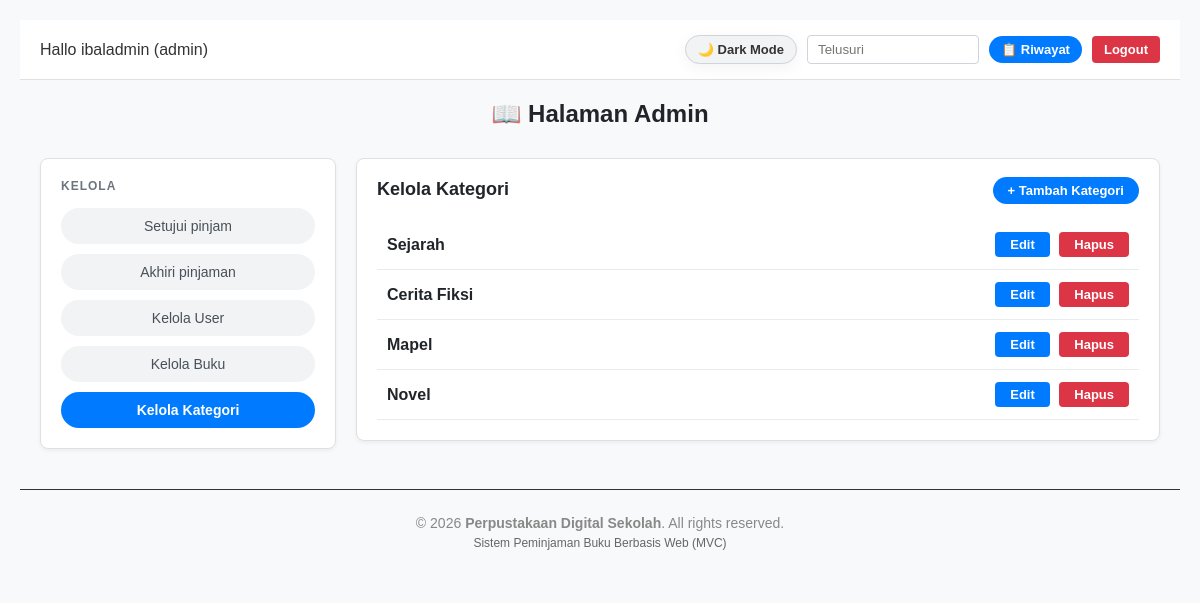
The app's page /index.php?page=admin&action=kelolaKategori (signed in) with its own data.
### tables this page shows
CREATE TABLE `kategori` (
  `id_kategori` int(11) NOT NULL,
  `nama_kategori` varchar(100) NOT NULL
);

### controllers/AdminController.php (called while the page is built, shortened)
<?php
require_once 'models/KategoriModel.php';
class AdminController {
    private $kategoriModel;
    public function __construct() {
        $database = new Database();
        $this->db = $database->getConnection();
        $this->kategoriModel = new KategoriModel($this->db);
    }
public function kelolaKategori() {
    $kategoriList = $this->kategoriModel->getAllKategori();
    require_once 'views/admin/kelola_kategori.php';
}
}

### config/Database.php (called while the page is built, shortened)
<?php
class Database {
    private $host = "localhost";
    private $user = "root";
    private $pass = "";
    private $dbname = "db_peminjamanbuku2";
    public function getConnection() {
        $this->conn = null;
        try {
            $this->conn = new PDO("mysql:host=" . $this->host . ";dbname=" . $this->dbname, $this->user, $this->pass);
            $this->conn->setAttribute(PDO::ATTR_ERRMODE, PDO::ERRMODE_EXCEPTION);
        } catch(PDOException $exception) {
            echo "Connection error: " . $exception->getMessage();
        }
        return $this->conn;
    }
}

### models/KategoriModel.php (called while the page is built, shortened)
<?php
class KategoriModel {
    private $conn;
    private $table = 'kategori';
    public function __construct($db) {
        $this->conn = $db;
    }
    public function getAllKategori() {
        $query = "SELECT * FROM " . $this->table . " ORDER BY id_kategori DESC";
        $stmt = $this->conn->prepare($query);
        $stmt->execute();
        return $stmt->fetchAll(PDO::FETCH_ASSOC);
    }
}

### views/admin/kelola_kategori.php (the view, shortened to what this page needs)
<?php include 'views/layout/header.php'; ?>
<div class="header-bar" style="display: flex; justify-content: space-between; align-items: center; padding: 15px 20px; background: var(--bg-header); border-bottom: 1px solid var(--border-color); margin-bottom: 20px;">
    <div style="font-weight: 500; color: var(--text-main);">Hallo <?= htmlspecialchars($_SESSION['user']['nama']); ?> (admin)</div>
    <div style="display: flex; align-items: center; gap: 10px;">
        <button id="themeToggle" class="theme-toggle-btn" onclick="toggleTheme()">🌙 Dark Mode</button>
        <form method="GET" action="index.php" style="display:inline;">
            <input type="text" name="search" placeholder="Telusuri" value="<?= htmlspecialchars($_GET['search'] ?? ''); ?>" style="width:150px;">
        </form>
        <a href="index.php?page=admin&action=riwayatPinjam" class="btn btn-blue" style="border-radius: 15px; font-size: 13px; padding: 6px 12px; text-decoration: none;">📋 Riwayat</a>
        <a href="index.php?page=logout" class="btn btn-red" style="padding: 6px 12px; border-radius: 4px; font-size: 13px;">Logout</a>
    </div>
</div>
<h2 style="text-align:center; margin-bottom: 30px; color: var(--text-heading);">📖 Halaman Admin</h2>
<div style="display: flex; gap: 20px; align-items: flex-start; padding: 0 20px;">
    <div class="card" style="flex: 1; min-width: 200px; padding: 20px; box-sizing: border-box;">
        <p style="color: var(--text-muted); margin-top: 0; margin-bottom: 15px; font-size: 12px; letter-spacing: 1px; text-transform: uppercase; font-weight: bold;">Kelola</p>
        <div class="sidebar-menu">
            <a href="index.php?page=admin&action=dashboard" class="btn-sidebar">Setujui pinjam</a>
            <a href="index.php?page=admin&action=akhiriPinjaman" class="btn-sidebar">Akhiri pinjaman</a>
            <a href="index.php?page=admin&action=kelolaUser" class="btn-sidebar">Kelola User</a>
            <a href="index.php?page=admin&action=kelolaBuku" class="btn-sidebar">Kelola Buku</a>
            <a href="index.php?page=admin&action=kelolaKategori" class="btn-sidebar active">Kelola Kategori</a>
        </div>
    </div>
    <div class="card" style="flex: 3; padding: 20px; box-sizing: border-box;">
        <div style="display: flex; justify-content: space-between; align-items: center; margin-bottom: 20px;">
            <div>
                <h3 style="margin: 0; font-size: 18px; text-transform: capitalize; color: var(--text-heading);">Kelola Kategori</h3>
            </div>
            <div>
                <a href="#" onclick="openModalTambah()" class="btn btn-blue" style="border-radius: 15px; font-size: 13px; padding: 6px 15px; text-decoration: none;">+ Tambah Kategori</a>
            </div>
        </div>
        <div class="table-container">
            <table style="width: 100%; border-collapse: collapse;">
                <tbody>
                    <?php if (!empty($kategoriList)): ?>
                        <?php foreach ($kategoriList as $k): ?>
                        <tr style="border-bottom: 1px solid var(--table-border);">
                            <td style="padding: 12px 10px; font-weight: bold; color: var(--text-heading);">
                                <?= htmlspecialchars($k['nama_kategori']); ?>
                            </td>
                            <td style="padding: 12px 10px; text-align: right;">
                                <button type="button" class="btn-action btn-edit" onclick="openModalEdit(<?= $k['id_kategori']; ?>, '<?= htmlspecialchars($k['nama_kategori'], ENT_QUOTES); ?>')">Edit</button>
                                <a href="index.php?page=admin&action=hapusKategori&id=<?= $k['id_kategori']; ?>" class="btn-action btn-delete" onclick="return confirm('Hapus kategori ini? Buku yang terhubung mungkin akan kehilangan referensi kategori.');">Hapus</a>
                            </td>
                        </tr>
                        <?php endforeach; ?>
                    <?php else: ?>
                        <tr>
                            <td colspan="2" style="text-align: center; color: var(--text-muted); padding: 25px;">Belum ada data kategori.</td>
                        </tr>
                    <?php endif; ?>
                </tbody>
            </table>
        </div>
    </div>
</div>
<?php include 'views/layout/footer.php'; ?>

### views/layout/header.php (style rules this page uses)
body { background-color: #1a1a1a; color: #ffffff; font-family: 'Segoe UI', Tahoma, Geneva, Verdana, sans-serif; margin: 0; padding: 20px; }
:root { --bg-body: #f8f9fa; --bg-card: #ffffff; --bg-header: #ffffff; --text-main: #333333; --text-muted: #6c757d; --border-color: #e0e0e0; --input-bg: #ffffff; --input-border: #ced4da; --input-text: #495057; --input-placeholder: #adb5bd; --table-border: #e9ecef; --table-header-color: #495057; --cover-placeholder-bg: #e9ecef; --btn-nav-bg: #e9ecef; --btn-nav-text: #495057; --btn-nav-hover: #dee2e6; --btn-blue-bg: #007bff; --btn-blue-hover: #0056b3; --shadow: 0 4px 15px rgba(0, 0, 0, 0.05); }
body { background-color: var(--bg-body); color: var(--text-main); font-family: Arial, sans-serif; margin: 0; transition: background-color 0.3s, color 0.3s; }
.card { background-color: var(--bg-card); border: 1px solid var(--border-color); border-radius: 20px; box-shadow: var(--shadow); padding: 20px; box-sizing: border-box; transition: background-color 0.3s, border-color 0.3s; }
.header-bar { display: flex; justify-content: space-between; align-items: center; padding: 15px 20px; background: var(--bg-header); border-bottom: 1px solid var(--border-color); margin-bottom: 20px; transition: background-color 0.3s, border-color 0.3s; }
.btn-blue { background-color: var(--btn-blue-bg); color: white; border: none; padding: 6px 18px; border-radius: 15px; text-decoration: none; font-size: 13px; font-weight: bold; cursor: pointer; transition: opacity 0.2s; }
.btn-red { background-color: #dc3545; color: white; border: none; padding: 6px 14px; border-radius: 15px; text-decoration: none; font-size: 13px; font-weight: bold; display: inline-flex; align-items: center; cursor: pointer; transition: opacity 0.2s; }
.theme-toggle-btn { background-color: var(--bg-card); color: var(--text-main); border: 1px solid var(--border-color); padding: 6px 12px; border-radius: 15px; cursor: pointer; font-size: 13px; font-weight: bold; box-shadow: var(--shadow); transition: background-color 0.2s; }

### views/admin/kelola_kategori.php (style rules this page uses)
:root { --bg-body: #f8f9fa; --bg-card: #ffffff; --bg-header: #ffffff; --text-main: #333333; --text-muted: #6c757d; --text-heading: #212529; --border-color: #e0e0e0; --input-bg: #ffffff; --input-border: #ced4da; --input-text: #495057; --sidebar-bg: #f1f3f5; --sidebar-hover: #e2e6ea; --sidebar-text: #495057; --sidebar-active-bg: #007bff; --sidebar-active-text: #ffffff; --table-border: #e9ecef; --modal-bg: #ffffff; --badge-count-bg: #6c757d; --badge-count-text: #fff; }
body { background-color: var(--bg-body); color: var(--text-main); transition: background-color 0.3s, color 0.3s; }
.card { background-color: var(--bg-card); border: 1px solid var(--border-color); border-radius: 8px; box-shadow: 0 2px 4px rgba(0, 0, 0, 0.05); }
.input-dark, input[type="text"] { background-color: var(--input-bg); border: 1px solid var(--input-border); color: var(--input-text); padding: 6px 10px; border-radius: 4px; }
.btn-blue { background-color: #007bff; color: white; border: none; }
.btn-red { background-color: #dc3545; color: white; text-decoration: none; border: none; }
.btn-action { padding: 5px 15px; border-radius: 4px; text-decoration: none; color: white; font-size: 13px; cursor: pointer; display: inline-block; text-align: center; font-weight: bold; }
.btn-edit { background-color: #007bff; border: none; margin-right: 5px; }
.btn-delete { background-color: #dc3545; border: none; cursor: pointer; color: #fff; }
.sidebar-menu { display: flex; flex-direction: column; gap: 10px; width: 100%; box-sizing: border-box; }
.btn-sidebar { display: block; width: 100%; padding: 10px 14px; background-color: var(--sidebar-bg); color: var(--sidebar-text); text-decoration: none; text-align: center; border-radius: 20px; font-size: 14px; font-weight: 500; box-sizing: border-box; transition: background-color 0.2s, transform 0.1s; }
.btn-sidebar.active { background-color: var(--sidebar-active-bg); color: var(--sidebar-active-text); font-weight: bold; }
.theme-toggle-btn { background-color: var(--sidebar-bg); color: var(--text-main); border: 1px solid var(--input-border); padding: 6px 12px; border-radius: 15px; cursor: pointer; font-size: 13px; font-weight: bold; transition: background-color 0.2s; }

### records on screen
kategori: nama_kategori "Sejarah"
kategori: nama_kategori "Cerita Fiksi"
kategori: nama_kategori "Mapel"
kategori: nama_kategori "Novel"

### other values on screen
$_SESSION['user']['nama'] "ibaladmin"
